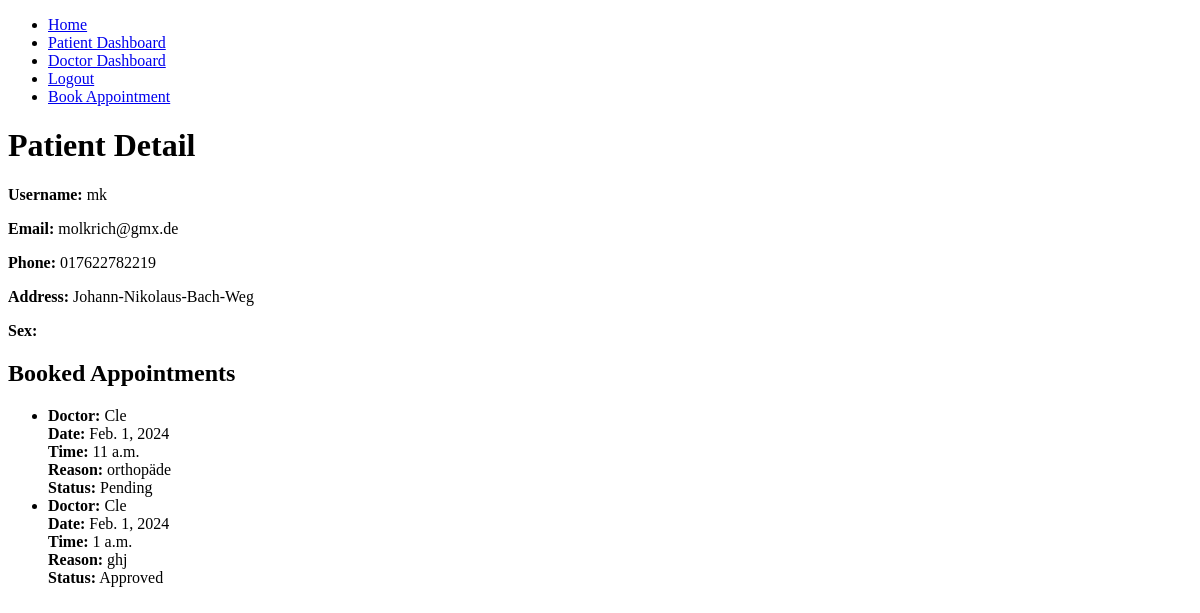
Page /bookings/patient/ (signed in) on the earlier database version.
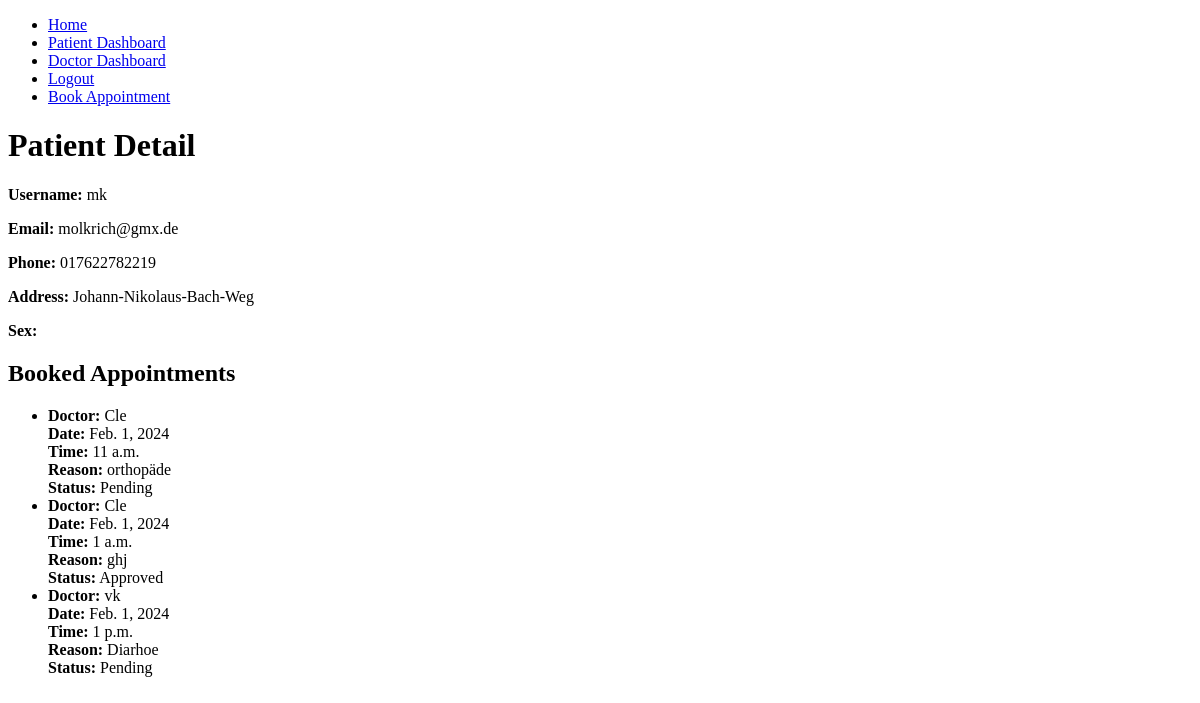
Same page on the later database version.
### bookings/models.py (models this page shows, shortened)
class Appointment(models.Model):
    patient = models.ForeignKey(Patient, on_delete=models.CASCADE)
    doctor = models.ForeignKey(Doctor, on_delete=models.CASCADE)
    date = models.DateField()
    time = models.TimeField()
    reason = models.TextField()
    approved = models.BooleanField(default=False)

class Doctor(models.Model):
    user = models.OneToOneField(User, on_delete=models.CASCADE)
    specialty = models.CharField(max_length=100)

### bookings/views.py (the view)
# urls.py: path('patient/', views.patient_detail, name='patient_detail'),
@login_required
def patient_detail(request):
    try:
        patient = Patient.objects.get(user=request.user)  # Retrieve the Patient instance for the logged-in user
        appointments = Appointment.objects.filter(patient=patient)
        return render(request, 'bookings/patient_detail.html', {'patient': patient, 'appointments': appointments})
    except Patient.DoesNotExist:
        if hasattr(request.user, 'doctor'):
            return redirect('doctor_dashboard')
        else:
            return render(request, 'role_not_assigned.html')  # New template to inform no role assigned

### bookings/templates/bookings/patient_detail.html (shortened to what this page needs)
<!DOCTYPE html>
<html>
<head>
</head>
<body>
    <header>
        <nav>
            <ul>
                <li><a href="{% url 'index' %}">Home</a></li>
                {% if user.is_authenticated %}
                    {% if user.patient %}
                        <li><a href="{% url 'patient_detail' %}">Patient Dashboard</a></li>
                    {% endif %}
                    {% if user.doctor %}
                        <li><a href="{% url 'doctor_dashboard' %}">Doctor Dashboard</a></li>
                    {% endif %}
                    <li><a href="{% url 'logout' %}">Logout</a></li>
                    <li><a href="{% url 'book_appointment' %}">Book Appointment</a></li>
                {% else %}
                    <li><a href="{% url 'login' %}">Login</a></li>
                    <li><a href="{% url 'register_patient' %}">Register</a></li>
                {% endif %}
            </ul>
        </nav>
    </header>
    <h1>Patient Detail</h1>
    <p><strong>Username:</strong> {{ patient.user.username }}</p>
    <p><strong>Email:</strong> {{ patient.user.email }}</p>
    <p><strong>Phone:</strong> {{ patient.phone }}</p>
    <p><strong>Address:</strong> {{ patient.address }}</p>
    <p><strong>Sex:</strong> {{ patient.get_sex_display }}</p>
    <h2>Booked Appointments</h2>
    <ul>
        {% for appointment in appointments %}
            <li>
                <strong>Doctor:</strong> {{ appointment.doctor.user.username }}<br>
                <strong>Date:</strong> {{ appointment.date }}<br>
                <strong>Time:</strong> {{ appointment.time }}<br>
                <strong>Reason:</strong> {{ appointment.reason }}<br>
                {% if appointment.approved %}
                    <strong>Status:</strong> Approved<br>
                {% else %}
                    <strong>Status:</strong> Pending<br>
                {% endif %}
            </li>
        {% empty %}
            <li>No appointments booked.</li>
        {% endfor %}
    </ul>
</body>
</html>

Differences in the rows shown:
added Appointment: doctor.user.username "vk", date "Feb. 1, 2024", time "1 p.m.", reason "Diarhoe", shows "Status:", approved "Pending"
